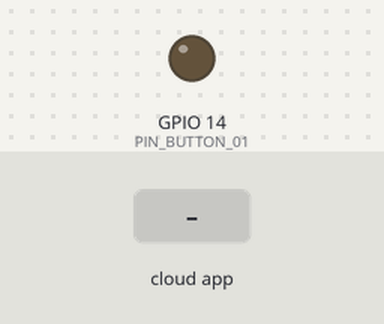
A sketch run on a simulated ESP32. On the bench: output pins drawn as LEDs (lit = HIGH). The test bench sets the inputs (shaded band). The RemoteXY app is connected; what the sketch prints to the serial monitor is not drawn.

Above: at 1.2 s.
1.3 s: the phone or cloud app sets button_01 to 1
At 2.6 s:
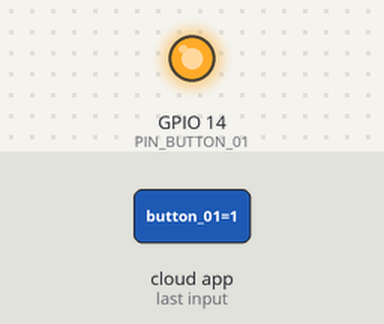
8.8 s: the phone or cloud app sets button_01 to 0
At 9.4 s:
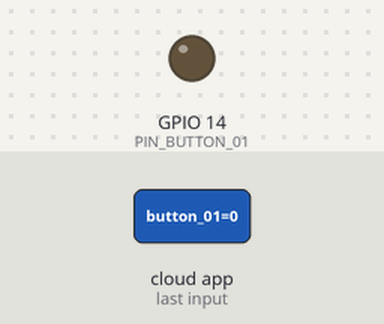
Timing chart, 0 to 11.3 s (numbered marks = the images above; inputs shaded):
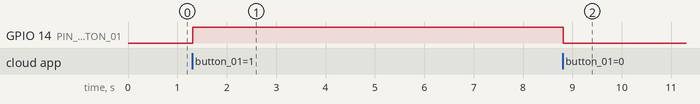

Measured:
- after the input at 1.3 s, GPIO 14 (PIN_BUTTON_01): LOW → HIGH at once
- after the input at 8.8 s, GPIO 14 (PIN_BUTTON_01): HIGH → LOW at once

The sketch:

Prueba-RXY.ino
```cpp
// (licence header left out)
//////////////////////////////////////////////
//        RemoteXY include library          //
//////////////////////////////////////////////

// you can enable debug logging to Serial at 115200
//#define REMOTEXY__DEBUGLOG

// RemoteXY select connection mode and include library
#define REMOTEXY_MODE__ESP32CORE_BLUETOOTH

#include <BluetoothSerial.h>;

// RemoteXY connection settings
#define REMOTEXY_BLUETOOTH_NAME "RemoteXY"


#include <RemoteXY.h>;

// RemoteXY GUI configuration
#pragma pack(push, 1)
uint8_t RemoteXY_CONF[] =   // 37 bytes
  { 255,3,0,0,0,30,0,17,0,0,0,31,1,106,200,1,1,2,0,5,
  22,60,60,60,32,2,26,31,1,13,17,24,24,0,2,31,0 };

// this structure defines all the variables and events of your control interface
struct {

    // input variables
  int8_t joystick_01_x; // from -100 to 100
  int8_t joystick_01_y; // from -100 to 100
  uint8_t button_01; // =1 if button pressed, else =0

    // other variable
  uint8_t connect_flag;  // =1 if wire connected, else =0

} RemoteXY;
#pragma pack(pop)

/////////////////////////////////////////////
//           END RemoteXY include          //
/////////////////////////////////////////////

#define PIN_BUTTON_01 14

int ejex = 0;
int ejey = 0;
int motorPin1 = 13;
int motorPin2 = 12;
int motorPin3 = 14;
int motorPin4 = 27;


void setup()
{
  RemoteXY_Init ();

  pinMode (PIN_BUTTON_01, OUTPUT);
  Serial.begin(9600);

  // TODO you setup code

}

void loop()
{
  RemoteXY_Handler ();

  digitalWrite(PIN_BUTTON_01, (RemoteXY.button_01==0)?LOW:HIGH);
  Serial.print("Valor en Y");
  Serial.println(RemoteXY.joystick_01_y);
  Serial.print("Valor en X");
  Serial.println(RemoteXY.joystick_01_x);
  // TODO you loop code
  // use the RemoteXY structure for data transfer
  // do not call delay(), use instead RemoteXY_delay()
  if(ejex== 100){

  }

}
//void MotorSet(varX){
//  for(int x = 0, x =< 3, x++){
//    motorPin1 =
//  }
//}
```
